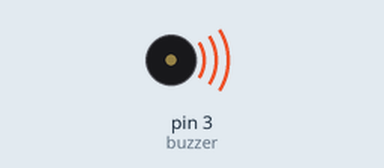
Simulated run of this sketch. Board: Arduino Uno, built with avr-gcc and run on an emulated ATmega328P. Parts: buzzer (waves = sounding).

Above: at 0.1 s.
Timing chart, 0 to 3.0 s (numbered marks = the images above):
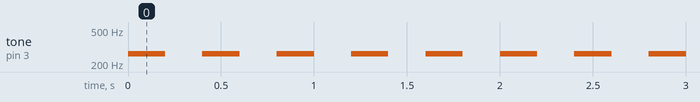

The sketch:

Exemplo-buzzer.ino
```cpp
#define buzzer 3

void setup() {
  pinMode(buzzer, OUTPUT);
}

void loop() {
      //porta frequencia tempo
  tone(buzzer, 264, 200);
  delay(400);
}
```

Measured:
- by itself, tone on pin 3 (buzzer): alternates 264 Hz for 0.20 s and silent for 0.20 s
